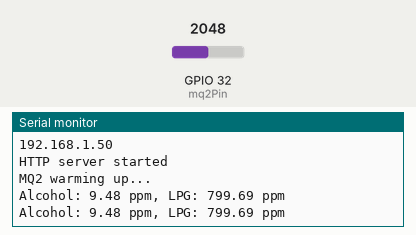
Bench run of a sketch on a simulated ESP32. Parts: the last lines printed to the serial monitor. Inputs (shaded band) come from the test bench; at power-on: GPIO 32 (mq2Pin) = 2048 (analog values on the 0–4095 scale). WiFi joins after 1.5 s; servers stay silent unless stated.

Above: at 2.7 s.
2.8 s: GPIO 32 (mq2Pin) set to 1460
At 4.1 s:
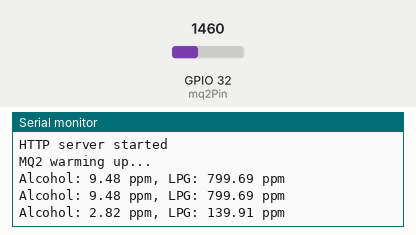
4.3 s: GPIO 32 (mq2Pin) set to 1540
At 5.1 s:
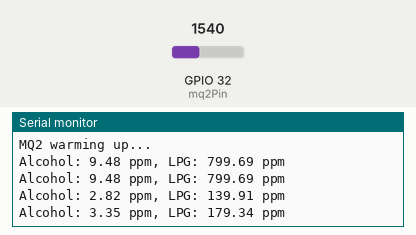
Timing chart, 0 to 7.3 s (numbered marks = the images above; inputs shaded):
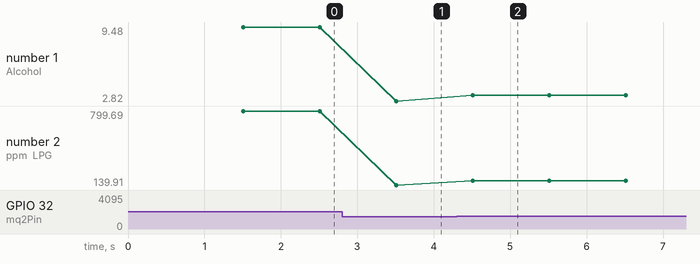

Measured:
- after the input at 2.8 s, the serial monitor: prints a new line after 0.71 s (image 1)
- after the input at 4.3 s, the serial monitor: prints a new line after 0.21 s (image 2)
- plotted number 1: 9.48 → 2.82 after the input at 2.8 s, 2.82 → 3.35 after the input at 4.3 s
- plotted number 2: 799.69 → 139.91 after the input at 2.8 s, 139.91 → 179.34 after the input at 4.3 s

The sketch:

GAS_Sensor_code.ino
```cpp
#include <WiFi.h>
#include <WebServer.h>
#include <ArduinoOTA.h>

// WiFi Credentials
const char *ssid = "10xTC-AP2";
const char *password = "10xTechClub#";

// Web Server on port 80
WebServer server(80);

// MQ2 Sensor Pin
const int mq2Pin = 32; // Use an analog pin

// Calibration values for MQ2
// These values may need adjustment based on your specific sensor
float R0 = 10.0; // Sensor resistance in clean air (calibration value)
bool isCalibrated = false;
unsigned long calibrationStartTime = 0;
const unsigned long calibrationDuration = 60000; // 60 seconds calibration

// HTML for the web page with CSS styling
const char index_html[] PROGMEM = R"rawliteral(
<!DOCTYPE HTML>
<html>
<head>
  <meta name="viewport" content="width=device-width, initial-scale=1">
  <link rel="stylesheet" href="https://cdnjs.cloudflare.com/ajax/libs/font-awesome/5.15.4/css/all.min.css">
  <link rel="preconnect" href="https://fonts.googleapis.com">
  <link rel="preconnect" href="https://fonts.gstatic.com" crossorigin>
  <link href="https://fonts.googleapis.com/css2?family=Poppins:wght@300;400;600&display=swap" rel="stylesheet">
  <style>
    body {
      font-family: 'Poppins', sans-serif;
      background-color: #121212;
      color: #FFFFFF;
      text-align: center;
      margin: 0;
      padding: 0;
    }
    .container {
      max-width: 800px;
      margin: 0 auto;
      padding: 20px;
    }
    h1 {
      font-weight: 600;
      color: #BB86FC;
      margin-bottom: 30px;
    }
    #status {
      margin-bottom: 15px;
      font-size: 1.2em;
      color: #03DAC6;
    }
    #progressBar {
      width: 100%;
      height: 10px;
      background-color: #333333;
      border-radius: 5px;
      margin-bottom: 20px;
      overflow: hidden;
    }
    #bar {
      height: 100%;
      background-color: #03DAC6;
      width: 0%;
      transition: width 1s linear;
    }
    .reading-box {
      background-color: #1E1E1E;
      border-radius: 15px;
      padding: 20px;
      margin: 15px 0;
      box-shadow: 0 4px 8px rgba(0, 0, 0, 0.3);
      transition: transform 0.3s ease;
    }
    .reading-box:hover {
      transform: translateY(-5px);
    }
    .reading-title {
      font-size: 1.5em;
      font-weight: 400;
      margin-bottom: 10px;
      color: #03DAC6;
    }
    .reading-value {
      font-size: 3em;
      font-weight: 600;
      margin: 10px 0;
    }
    .icon {
      font-size: 2em;
      margin-bottom: 10px;
      color: #CF6679;
    }
    .units {
      font-size: 0.8em;
      color: #BBBBBB;
    }
    .level-indicator {
      width: 100%;
      height: 10px;
      background-color: #333333;
      border-radius: 5px;
      margin-top: 15px;
      overflow: hidden;
    }
    .level-bar {
      height: 100%;
      border-radius: 5px;
      transition: width 0.5s ease, background-color 0.5s ease;
    }
    .safe {
      background-color: #4CAF50;
    }
    .warning {
      background-color: #FFC107;
    }
    .danger {
      background-color: #F44336;
    }
    .timestamp {
      margin-top: 30px;
      font-size: 0.9em;
      color: #AAAAAA;
    }
  </style>
</head>
<body>
  <div class="container">
    <h1>Gas Sensor Monitor</h1>
    <div id="status">Calibrating Sensor... Please Wait</div>
    <div id="progressBar"><div id="bar"></div></div>
    <div class="reading-box">
      <i class="fas fa-wine-bottle icon"></i>
      <div class="reading-title">Alcohol Level</div>
      <div class="reading-value" id="alcohol">0</div>
      <div class="units">ppm</div>
      <div class="level-indicator">
        <div class="level-bar" id="alcohol-bar"></div>
      </div>
    </div>

    <div class="reading-box">
      <i class="fas fa-fire icon"></i>
      <div class="reading-title">LPG Level</div>
      <div class="reading-value" id="lpg">0</div>
      <div class="units">ppm</div>
      <div class="level-indicator">
        <div class="level-bar" id="lpg-bar"></div>
      </div>
    </div>

    <div class="timestamp" id="timestamp">Last updated: --</div>
  </div>

  <script>
    let calibrated = false;
    let countdown = 60;
    const statusText = document.getElementById('status');
    const bar = document.getElementById('bar');

    function checkCalibration() {
      var xhr = new XMLHttpRequest();
      xhr.onreadystatechange = function() {
        if (this.readyState == 4 && this.status == 200) {
          var data = JSON.parse(this.responseText);

          if (data.calibrated) {
            clearInterval(countdownInterval);
            bar.style.width = `100%`;
            statusText.innerText = "Calibration Complete. Monitoring Live Data!";
            calibrated = true;
          } else {
            // Calculate remaining time
            let progress = data.progress; // 0-100
            bar.style.width = `${progress}%`;
            countdown = Math.ceil(60 * (1 - progress/100));
            statusText.innerText = "Calibrating Sensor: " + countdown + "s remaining";
          }
        }
      };
      xhr.open("GET", "/calibration", true);
      xhr.send();
    }

    const countdownInterval = setInterval(checkCalibration, 1000);

    function updateValues() {
      var xhr = new XMLHttpRequest();
      xhr.onreadystatechange = function() {
        if (this.readyState == 4 && this.status == 200) {
          var data = JSON.parse(this.responseText);

          // Update alcohol
          document.getElementById("alcohol").textContent = data.alcohol.toFixed(2);
          var alcoholPercent = Math.min(data.alcohol / 1000 * 100, 100);
          var alcoholBar = document.getElementById("alcohol-bar");
          alcoholBar.style.width = alcoholPercent + "%";

          // Set alcohol bar color based on level
          if (data.alcohol < 400) {
            alcoholBar.className = "level-bar safe";
          } else if (data.alcohol < 800) {
            alcoholBar.className = "level-bar warning";
          } else {
            alcoholBar.className = "level-bar danger";
          }

          // Update LPG
          document.getElementById("lpg").textContent = data.lpg.toFixed(2);
          var lpgPercent = Math.min(data.lpg / 2000 * 100, 100);
          var lpgBar = document.getElementById("lpg-bar");
          lpgBar.style.width = lpgPercent + "%";

          // Set LPG bar color based on level
          if (data.lpg < 1000) {
            lpgBar.className = "level-bar safe";
          } else if (data.lpg < 1500) {
            lpgBar.className = "level-bar warning";
          } else {
            lpgBar.className = "level-bar danger";
          }

          // Update timestamp
          var now = new Date();
          document.getElementById("timestamp").textContent = "Last updated: " + now.toLocaleTimeString();
        }
      };
      xhr.open("GET", "/readings", true);
      xhr.send();

      // Update every 2 seconds
      setTimeout(updateValues, 2000);
    }

    // Start the update loop when page loads
    window.onload = updateValues;
  </script>
</body>
</html>
)rawliteral";

// Function to read MQ2 sensor and calculate gas concentrations
void readMQ2Sensor(float &alcohol, float &lpg) {
  // Read the analog value from MQ2 sensor
  int adcValue = analogRead(mq2Pin);

  // Convert ADC value to voltage (ESP32 has 3.3V reference and 12-bit ADC resolution)
  float voltage = adcValue * (3.3 / 4095.0);

  // Calculate sensor resistance
  float RS = ((3.3 * 10.0) / voltage) - 10.0; // 10K is the load resistor

  // Alcohol concentration calculation (approximate)
  // MQ2 alcohol sensitivity: RS/R0 = 6.5 * ppm^-0.6
  float RS_R0_ratio = RS / R0;
  alcohol = 9.47 * pow(RS_R0_ratio, -2.05);

  // LPG concentration calculation (approximate)
  // MQ2 LPG sensitivity: RS/R0 = 26.5 * ppm^-0.73
  lpg = 798.54 * pow(RS_R0_ratio, -2.95);

  // If values are negative or extremely high, they're likely errors
  if (alcohol < 0) alcohol = 0;
  if (lpg < 0) lpg = 0;

  // Cap to reasonable values if there's an error
  if (alcohol > 10000) alcohol = 10000;
  if (lpg > 10000) lpg = 10000;
}

// Function to calibrate the sensor
void calibrateSensor() {
  Serial.println("Calibrating MQ2 sensor...");
  float rs_air = 0;
  for (int i = 0; i < 10; i++) {
    rs_air += analogRead(mq2Pin);
    delay(100);
  }
  rs_air = rs_air / 10.0;
  float voltage = rs_air * (3.3 / 4095.0);
  float rs = ((3.3 * 10.0) / voltage) - 10.0;
  R0 = rs / 9.8; // 9.8 is RS/R0 ratio in clean air
  Serial.print("R0 = ");
  Serial.println(R0);
  isCalibrated = true;
}

void setup() {
  Serial.begin(115200);

  // Configure ADC
  analogReadResolution(12); // 12-bit resolution for better precision

  // Connect to Wi-Fi
  WiFi.begin(ssid, password);
  Serial.println("Connecting to WiFi...");

  while (WiFi.status() != WL_CONNECTED) {
    delay(500);
    Serial.print(".");
  }

  Serial.println("");
  Serial.println("WiFi connected");
  Serial.println("IP address: ");
  Serial.println(WiFi.localIP());

  // Set up OTA
  ArduinoOTA.setHostname("ESP32-MQ2");
  ArduinoOTA.setPassword("1234");
  ArduinoOTA.begin();

  // Set up web server routes
  server.on("/", HTTP_GET, []() {
    server.send(200, "text/html", index_html);
  });

  server.on("/readings", HTTP_GET, []() {
    float alcohol, lpg;
    readMQ2Sensor(alcohol, lpg);

    String json = "{\"alcohol\":" + String(alcohol) + ",\"lpg\":" + String(lpg) + "}";
    server.send(200, "application/json", json);
  });

  server.on("/calibration", HTTP_GET, []() {
    unsigned long elapsedTime = millis() - calibrationStartTime;
    int progress = 0;

    if (isCalibrated) {
      progress = 100;
    } else if (elapsedTime >= calibrationDuration) {
      // Time to calibrate
      calibrateSensor();
      progress = 100;
    } else {
      progress = (elapsedTime * 100) / calibrationDuration;
    }

    String json = "{\"calibrated\":" + String(isCalibrated ? "true" : "false") + ",\"progress\":" + String(progress) + "}";
    server.send(200, "application/json", json);
  });

  // Start server
  server.begin();
  Serial.println("HTTP server started");

  // Start calibration timer
  calibrationStartTime = millis();
  Serial.println("MQ2 warming up...");
}

void loop() {
  // Handle OTA updates
  ArduinoOTA.handle();

  // Handle web server clients
  server.handleClient();

  // Check if calibration should run
  if (!isCalibrated && (millis() - calibrationStartTime >= calibrationDuration)) {
    calibrateSensor();
  }

  // Print sensor values to Serial for debugging
  float alcohol, lpg;
  readMQ2Sensor(alcohol, lpg);

  Serial.print("Alcohol: ");
  Serial.print(alcohol);
  Serial.print(" ppm, LPG: ");
  Serial.print(lpg);
  Serial.println(" ppm");

  delay(1000);
}
```
